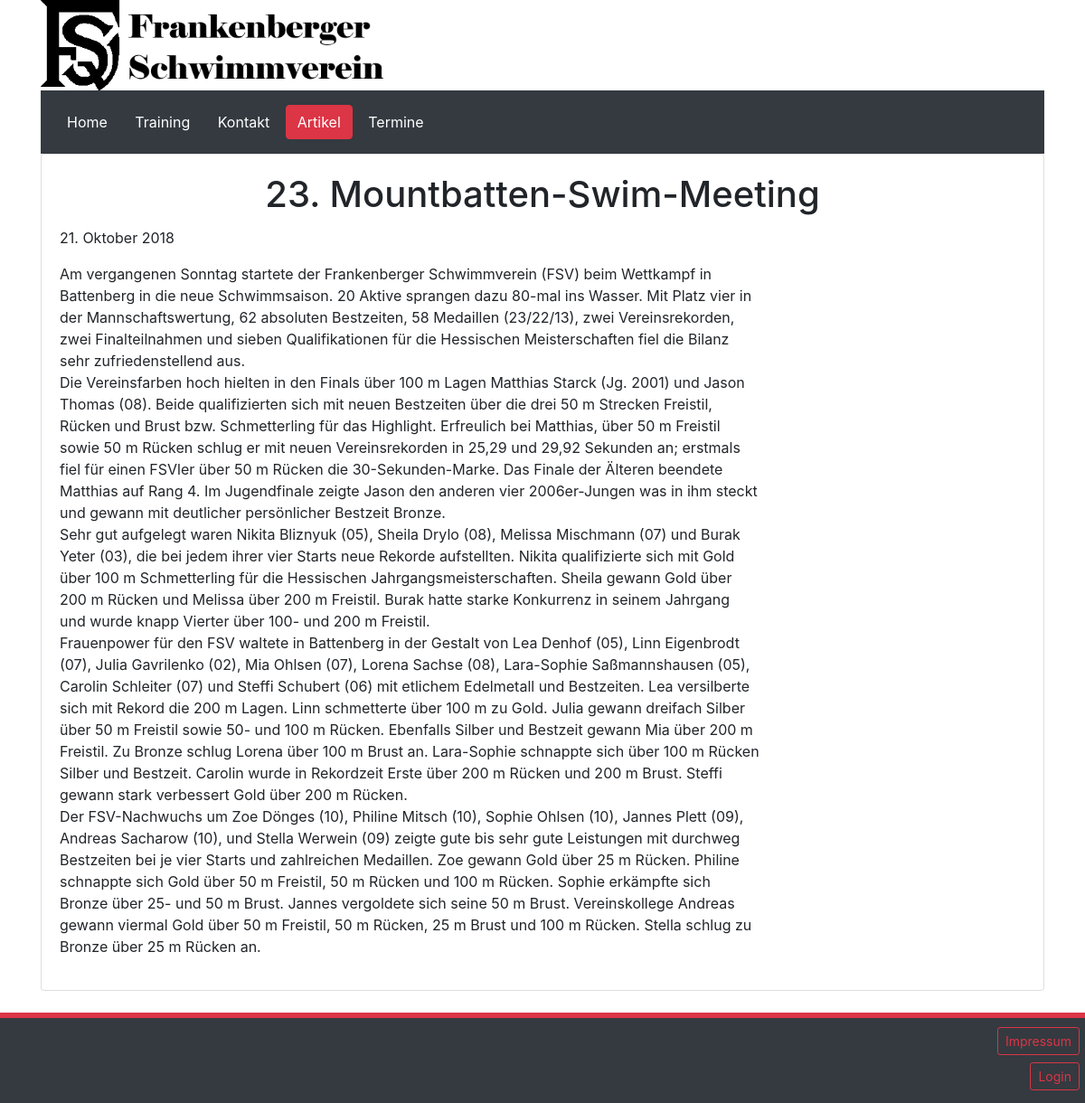
The page /news/artikel/19 on the database its author committed.
### news/models.py (models this page shows, shortened)
class NewsPost(models.Model):
    user = models.ForeignKey(User, on_delete=models.CASCADE)
    header = models.CharField(max_length=250)
    content = models.TextField()
    created_at = models.DateTimeField(default=timezone.now)

### news/views.py (the view)
# urls.py: path('artikel/<int:post_id>', views.artikel_view, name='artikel'),
def artikel_view(request, post_id):
    post = get_object_or_404(NewsPost, id=post_id)
    return render(request, 'news/artikel.html', {'post': post})

### news/templates/news/artikel.html (shortened to what this page needs)
{% extends 'news/base.html' %}
{% block style %}<link rel="stylesheet" href='/static/css/artikel.css' type="text/css">{% endblock %}
{% block mainForm %}
<div class="row">
    <div class="col-12">
        <div class="card">
            <div class="card-body">
                <h1 class="card-title">{{ post.header }}</h1>
                <p class="card-text">{{ post.created_at | date:"d. F Y" }}</p>
                <p class="card-text">{{ post.content | linebreaks }}</p>
            </div>
        </div>
    </div>
</div>
{% endblock %}

### static/css/base.css (style rules this page uses)
h1 { text-align: center; }

### rows shown on the page
NewsPost: header "23. Mountbatten-Swim-Meeting", created_at "21. Oktober 2018", content "Am vergangenen Sonntag startete der Frankenberger Schwimmverein (FSV) beim Wettkampf in Battenberg in die neue Schwimmsaison. 20 Aktive sprangen dazu 80-mal ins Wasser. Mit Platz vier in der Mannschaftswertung, 62 absoluten Bestzeiten, 58 Medaillen (23/22/13), zwei Vereinsrekorden, zwei Finalteilnahmen und sieben Qualifikationen für die Hessischen Meisterschaften fiel die Bilanz sehr zufriedenstellend aus. Die Vereinsfarben hoch hielten in den Finals über 100 m Lagen Matthias Starck (Jg. 2001) und Jason Thomas (08). Beide qualifizierten sich mit neuen Bestzeiten über die drei 50 m Strecken Freistil, Rücken und Brust bzw. Schmetterling für das Highlight. Erfreulich bei Matthias, über 50 m…"
